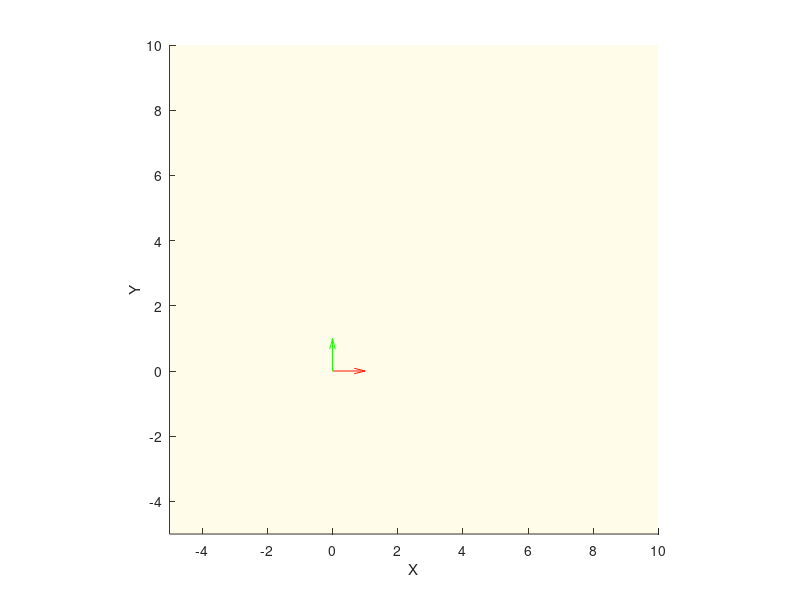

Recreate this plot in MATLAB.
clear all
close all
clc

MIN_LIM = -5;
MAX_LIM = 10;

shearing = [1 0 2; 0 1 0; 0 0 1];

f = figure;

hold on
axis equal

xlim([MIN_LIM MAX_LIM])
ylim([MIN_LIM MAX_LIM])
zlim([MIN_LIM MAX_LIM])

xlabel('X')
ylabel('Y')
zlabel('Z')

% Plot origine assi
quiver3(0,0,0,1,0,0,'Color','r','autoscale','off')
quiver3(0,0,0,0,1,0,'Color','g','autoscale','off')
quiver3(0,0,0,0,0,1,'Color','b','autoscale','off')

% Definizione piano z = 1
[X,Y] = meshgrid(MIN_LIM:.2:MAX_LIM, MIN_LIM:.2:MAX_LIM);
Z = ones(size(X));
surf(X, Y, Z, 'FaceAlpha', 0.1, 'EdgeColor', 'none')

% Definizione circonferenza
r = 1;
theta = [-180:1:179];

fsize = size(theta);
factor = repmat([0:.1:.9], fsize(2) * MAX_LIM, 1);
 
X = repmat(r * cosd(theta), MAX_LIM)';
Y = repmat(r * sind(theta), MAX_LIM)';
Z = ones(size(X)) .* factor;
plot3(X, Y, Z, '--b');

% Applicazione della trasformazione
X = reshape(X,[],1)';
Y = reshape(Y,[],1)';
Z = reshape(Z,[],1)';

all = [X; Y; Z];
all_shearing = shearing * all;
plot3(all_shearing(1,:), all_shearing(2,:), all_shearing(3,:), '--r');